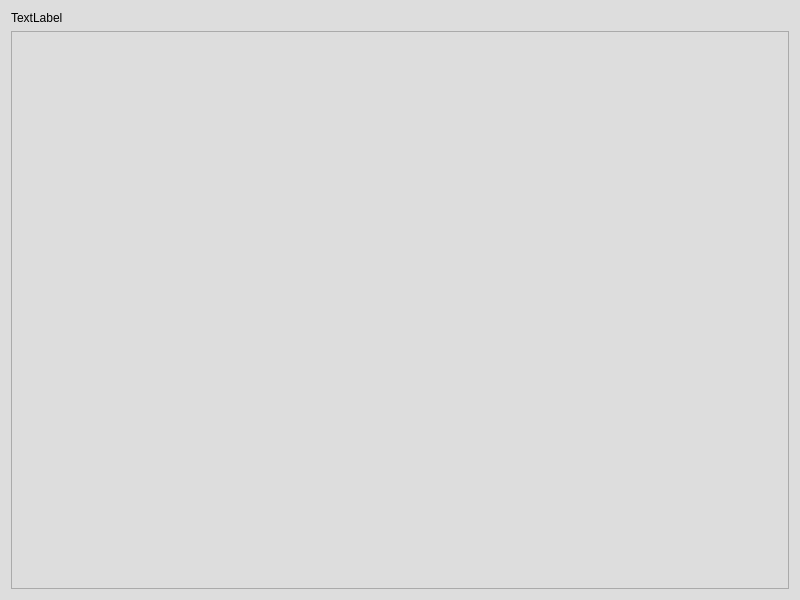
<?xml version="1.0" encoding="UTF-8"?>
<ui version="4.0">
 <class>map</class>
 <widget class="QDialog" name="map">
  <property name="geometry">
   <rect>
    <x>0</x>
    <y>0</y>
    <width>800</width>
    <height>600</height>
   </rect>
  </property>
  <property name="minimumSize">
   <size>
    <width>800</width>
    <height>600</height>
   </size>
  </property>
  <property name="windowTitle">
   <string>Map</string>
  </property>
  <property name="windowIcon">
   <iconset resource="AppResources.qrc">
    <normaloff>:/images/73.png</normaloff>:/images/73.png</iconset>
  </property>
  <property name="styleSheet">
   <string notr="true">background-color: rgb(221, 221, 221);</string>
  </property>
  <property name="sizeGripEnabled">
   <bool>false</bool>
  </property>
  <layout class="QVBoxLayout" name="verticalLayout">
   <item>
    <widget class="QLabel" name="label">
     <property name="text">
      <string>TextLabel</string>
     </property>
    </widget>
   </item>
   <item>
    <widget class="QGraphicsView" name="graphicsView"/>
   </item>
  </layout>
 </widget>
 <resources>
  <include location="AppResources.qrc"/>
 </resources>
 <connections/>
</ui>
